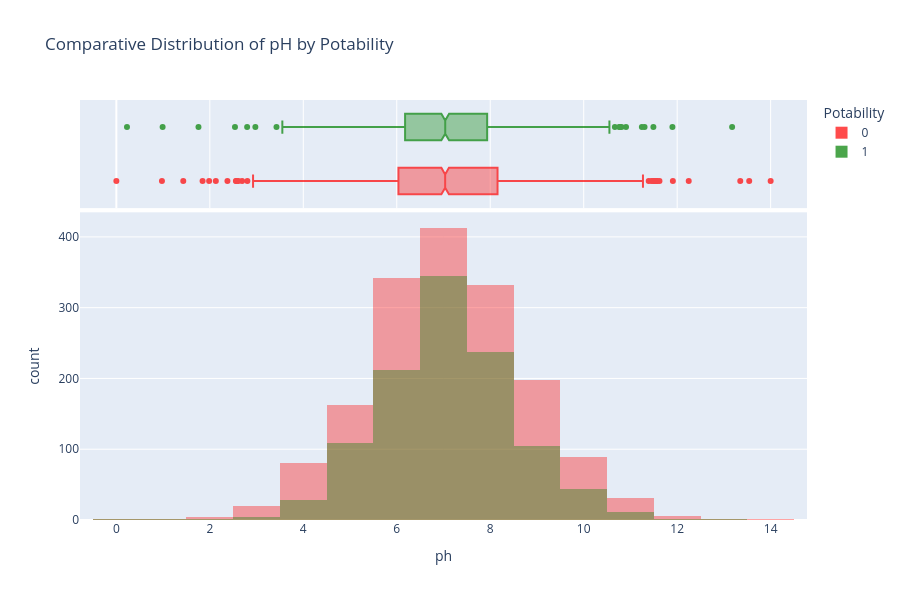

This figure's notebook cell:
### Code cell
fig_hist = px.histogram(
    df, x="ph", color="Potability", marginal="box", 
    barmode="overlay", 
    title="Comparative Distribution of pH by Potability",
    color_discrete_map={0: 'red', 1: 'green'},
    width=900, height=600)
fig_hist.update_traces(opacity=0.7)
fig_hist.show()

### Figure 1 — Plotly figure (JSON) as saved in the notebook; plotly's stock layout.template omitted (floating-point values rounded to 4 significant figures; data arrays with more than 128 entries replaced by an {"elided": "..."} marker saying what was removed)
{"data": [{"bingroup": "x", "hovertemplate": "Potability=0<br>ph=%{x}<br>count=%{y}<extra></extra>", "legendgroup": "0", "marker": {"color": "red", "opacity": 0.5, "pattern": {"shape": ""}}, "name": "0", "opacity": 0.7, "orientation": "v", "showlegend": true, "type": "histogram", "x": {"elided": "1998 float values"}, "xaxis": "x", "yaxis": "y"}, {"hovertemplate": "Potability=0<br>ph=%{x}<extra></extra>", "legendgroup": "0", "marker": {"color": "red"}, "name": "0", "notched": true, "opacity": 0.7, "showlegend": false, "type": "box", "x": {"elided": "1998 float values"}, "xaxis": "x2", "yaxis": "y2"}, {"bingroup": "x", "hovertemplate": "Potability=1<br>ph=%{x}<br>count=%{y}<extra></extra>", "legendgroup": "1", "marker": {"color": "green", "opacity": 0.5, "pattern": {"shape": ""}}, "name": "1", "opacity": 0.7, "orientation": "v", "showlegend": true, "type": "histogram", "x": {"elided": "1278 float values"}, "xaxis": "x", "yaxis": "y"}, {"hovertemplate": "Potability=1<br>ph=%{x}<extra></extra>", "legendgroup": "1", "marker": {"color": "green"}, "name": "1", "notched": true, "opacity": 0.7, "showlegend": false, "type": "box", "x": {"elided": "1278 float values"}, "xaxis": "x2", "yaxis": "y2"}], "layout": {"barmode": "overlay", "height": 600, "legend": {"title": {"text": "Potability"}, "tracegroupgap": 0}, "title": {"text": "Comparative Distribution of pH by Potability"}, "width": 900, "xaxis": {"anchor": "y", "domain": [0, 1], "title": {"text": "ph"}}, "xaxis2": {"anchor": "y2", "domain": [0, 1], "matches": "x", "showgrid": true, "showticklabels": false}, "yaxis": {"anchor": "x", "domain": [0, 0.7326], "title": {"text": "count"}}, "yaxis2": {"anchor": "x2", "domain": [0.7426, 1], "matches": "y2", "showgrid": false, "showline": false, "showticklabels": false, "ticks": ""}}}
